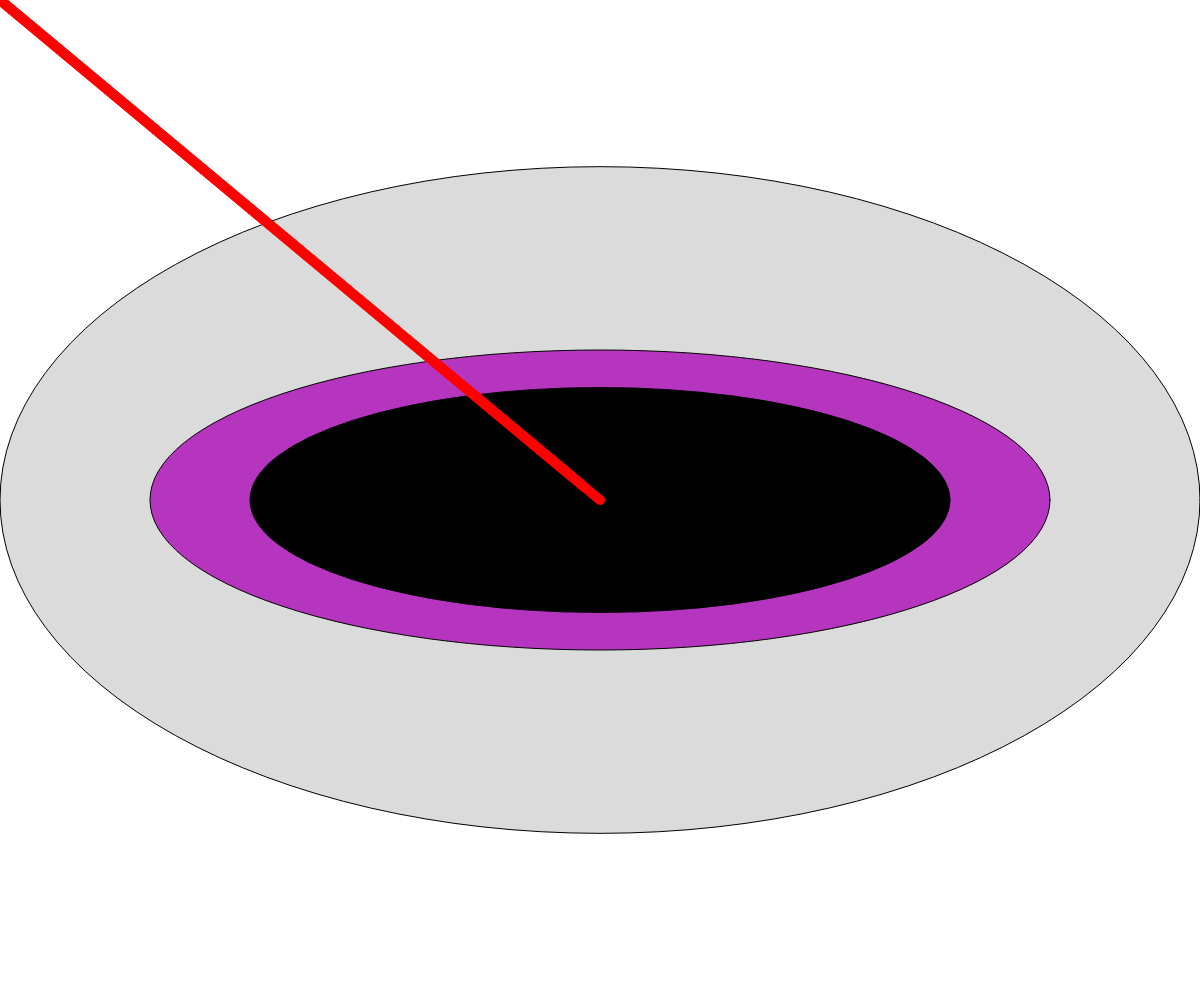
Frame 1 (no input)
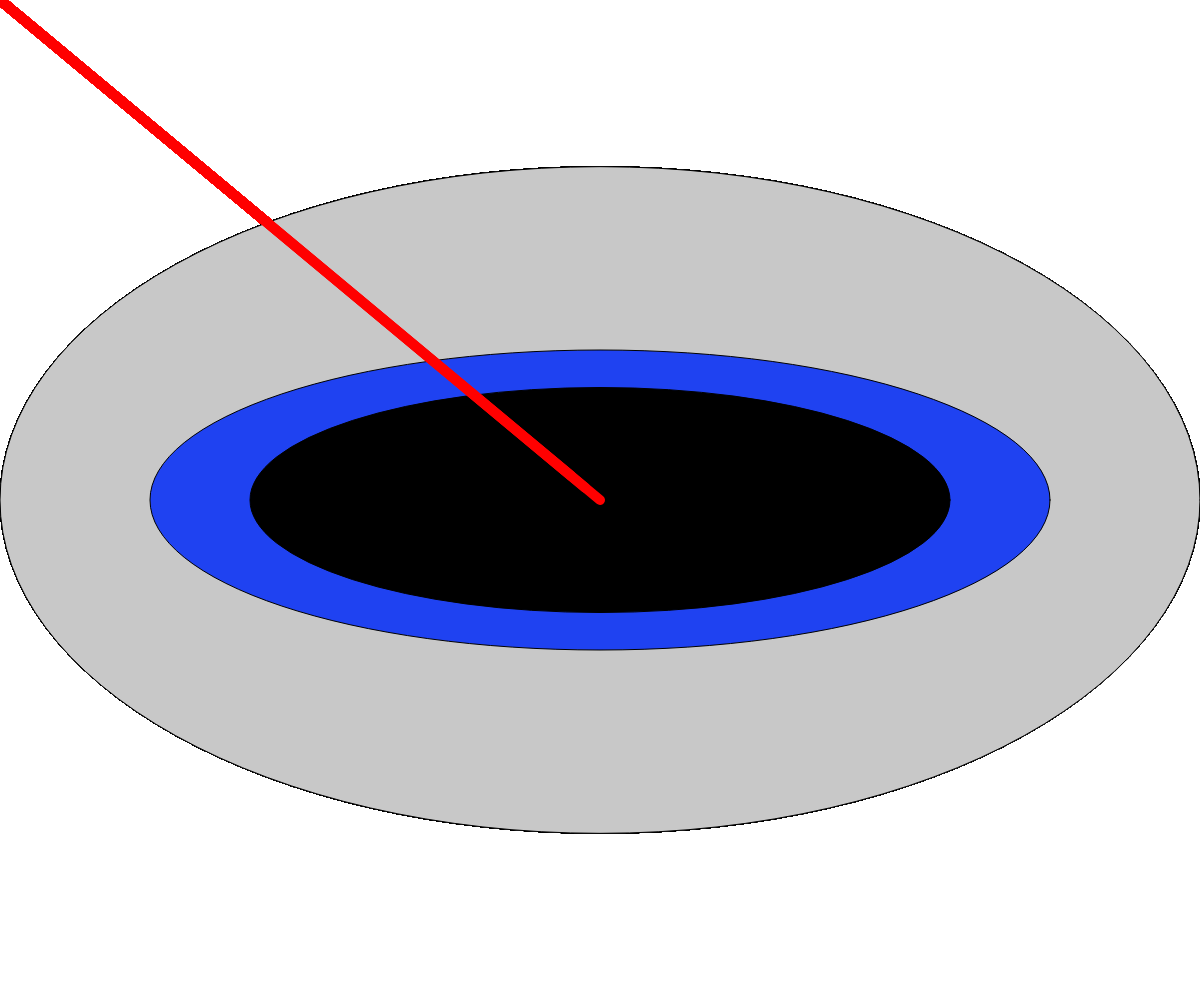
Frame 60 (no input)
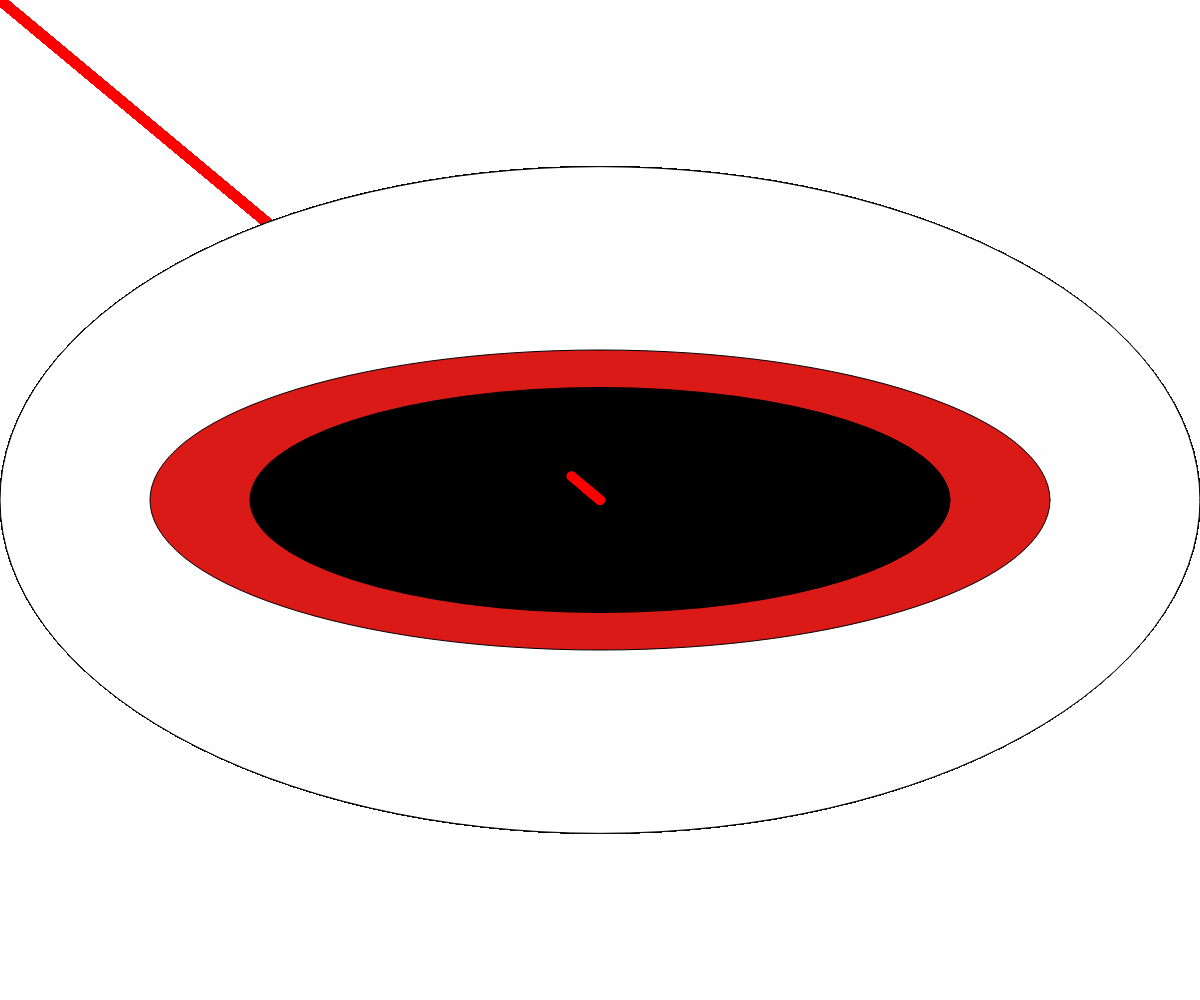
Frame 120 (the mouse pressed at the canvas centre since frame 60)

The p5.js sketch that drew these frames (run headless with seeded random() and noise() and a simulated clock; from frame 60 on, the mouse is pressed at the canvas centre):

// p5.js sketch
// ── sketch.js
function setup() {
//creates canvas and makes it adjust to window width and height, then sets background to white
  createCanvas(windowWidth, windowHeight);
  background(255);
}
//initializes the draw function and declares some variables that I used to generate random colors
function draw() {
  var r = random(255);
  var g = random(255);
  var b = random(255);
//draws the largest white part of the eye and possitions and sizes it using simple math
  fill(random(200,255))
  ellipse( windowWidth / 2,windowHeight /2, windowWidth, windowHeight / 1.5);
//draws the colorful circle in the middle of the eye
//uses my variables and the random function to get it change colors
  fill(r,g,b)
  ellipse( windowWidth / 2,windowHeight /2, windowWidth- 300, 300);
//small black circle use in order to make the colorful circle in the eye look open
  fill(0);
  ellipse( windowWidth / 2,windowHeight /2, windowWidth - 500, 225);
//used push and pop to keep the stroke and stroke weight specific to the line
  push();
//creates three small red laser beams coming out of the eye
  stroke('red')
  strokeWeight(10)
  line(windowWidth / 2, windowHeight /2, mouseX,mouseY)
  line(windowWidth / 2.05, windowHeight /2.05, mouseX,mouseY)
  line(windowWidth / 2.1, windowHeight /2.1, mouseX,mouseY)
  pop();
}
